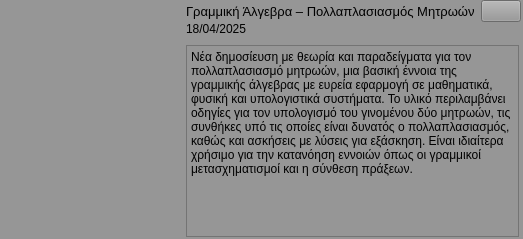
                         <widget class="QWidget" name="widget_30" native="true">
                          <property name="minimumSize">
                           <size>
                            <width>0</width>
                            <height>0</height>
                           </size>
                          </property>
                          <property name="maximumSize">
                           <size>
                            <width>16777215</width>
                            <height>16777215</height>
                           </size>
                          </property>
                          <property name="styleSheet">
                           <string notr="true">background-color: rgb(150, 150, 150);</string>
                          </property>
                          <layout class="QHBoxLayout" name="horizontalLayout_13">
                           <property name="spacing">
                            <number>7</number>
                           </property>
                           <property name="leftMargin">
                            <number>0</number>
                           </property>
                           <property name="topMargin">
                            <number>0</number>
                           </property>
                           <property name="rightMargin">
                            <number>0</number>
                           </property>
                           <property name="bottomMargin">
                            <number>0</number>
                           </property>
                           <item alignment="Qt::AlignLeft">
                            <widget class="QWidget" name="widget_31" native="true">
                             <layout class="QVBoxLayout" name="verticalLayout_28">
                              <property name="leftMargin">
                               <number>0</number>
                              </property>
                              <property name="topMargin">
                               <number>0</number>
                              </property>
                              <property name="rightMargin">
                               <number>0</number>
                              </property>
                              <property name="bottomMargin">
                               <number>0</number>
                              </property>
                              <item>
                               <widget class="QLabel" name="label_28">
                                <property name="minimumSize">
                                 <size>
                                  <width>170</width>
                                  <height>100</height>
                                 </size>
                                </property>
                                <property name="whatsThis">
                                 <string>&lt;html&gt;&lt;head/&gt;&lt;body&gt;&lt;p&gt;&lt;img src=&quot;:/material_design/icons/material_design/unsplash_IyaNci0CyRk.png&quot;/&gt;&lt;/p&gt;&lt;/body&gt;&lt;/html&gt;</string>
                                </property>
                                <property name="styleSheet">
                                 <string notr="true"/>
                                </property>
                                <property name="text">
                                 <string/>
                                </property>
                                <property name="alignment">
                                 <set>Qt::AlignCenter</set>
                                </property>
                               </widget>
                              </item>
                             </layout>
                            </widget>
                           </item>
                           <item>
                            <widget class="QWidget" name="widget_32" native="true">
                             <property name="minimumSize">
                              <size>
                               <width>0</width>
                               <height>0</height>
                              </size>
                             </property>
                             <layout class="QVBoxLayout" name="verticalLayout_29">
                              <property name="spacing">
                               <number>0</number>
                              </property>
                              <property name="topMargin">
                               <number>0</number>
                              </property>
                              <property name="rightMargin">
                               <number>2</number>
                              </property>
                              <property name="bottomMargin">
                               <number>0</number>
                              </property>
                              <item alignment="Qt::AlignTop">
                               <widget class="QWidget" name="widget_33" native="true">
                                <layout class="QGridLayout" name="gridLayout_6">
                                 <property name="leftMargin">
                                  <number>0</number>
                                 </property>
                                 <property name="topMargin">
                                  <number>0</number>
                                 </property>
                                 <property name="rightMargin">
                                  <number>0</number>
                                 </property>
                                 <property name="verticalSpacing">
                                  <number>0</number>
                                 </property>
                                 <item row="1" column="0">
                                  <widget class="QLabel" name="label_29">
                                   <property name="text">
                                    <string>18/04/2025</string>
                                   </property>
                                  </widget>
                                 </item>
                                 <item row="0" column="2">
                                  <widget class="QPushButton" name="pushButton_13">
                                   <property name="sizePolicy">
                                    <sizepolicy hsizetype="Fixed" vsizetype="Fixed">
                                     <horstretch>0</horstretch>
                                     <verstretch>0</verstretch>
                                    </sizepolicy>
                                   </property>
                                   <property name="text">
                                    <string/>
                                   </property>
                                   <property name="icon">
                                    <iconset resource="../Qss/icons/_icons.qrc">
                                     <normaloff>:/feather/icons/feather/arrow-right.png</normaloff>:/feather/icons/feather/arrow-right.png</iconset>
                                   </property>
                                   <property name="autoDefault">
                                    <bool>false</bool>
                                   </property>
                                  </widget>
                                 </item>
                                 <item row="0" column="0" colspan="2">
                                  <widget class="QLabel" name="label_30">
                                   <property name="font">
                                    <font>
                                     <pointsize>10</pointsize>
                                     <italic>false</italic>
                                     <bold>false</bold>
                                     <underline>false</underline>
                                     <strikeout>false</strikeout>
                                     <kerning>true</kerning>
                                    </font>
                                   </property>
                                   <property name="text">
                                    <string>Γραμμική Άλγεβρα – Πολλαπλασιασμός Μητρωών</string>
                                   </property>
                                   <property name="textFormat">
                                    <enum>Qt::AutoText</enum>
                                   </property>
                                   <property name="scaledContents">
                                    <bool>false</bool>
                                   </property>
                                   <property name="wordWrap">
                                    <bool>false</bool>
                                   </property>
                                  </widget>
                                 </item>
                                </layout>
                               </widget>
                              </item>
                              <item>
                               <widget class="QWidget" name="widget_34" native="true">
                                <layout class="QVBoxLayout" name="verticalLayout_30">
                                 <property name="spacing">
                                  <number>0</number>
                                 </property>
                                 <property name="leftMargin">
                                  <number>0</number>
                                 </property>
                                 <property name="topMargin">
                                  <number>0</number>
                                 </property>
                                 <property name="rightMargin">
                                  <number>2</number>
                                 </property>
                                 <property name="bottomMargin">
                                  <number>2</number>
                                 </property>
                                 <item>
                                  <widget class="QTextBrowser" name="textBrowser_6">
                                   <property name="html">
                                    <string>&lt;!DOCTYPE HTML PUBLIC &quot;-//W3C//DTD HTML 4.0//EN&quot; &quot;http://www.w3.org/TR/REC-html40/strict.dtd&quot;&gt;
&lt;html&gt;&lt;head&gt;&lt;meta name=&quot;qrichtext&quot; content=&quot;1&quot; /&gt;&lt;meta charset=&quot;utf-8&quot; /&gt;&lt;style type=&quot;text/css&quot;&gt;
p, li { white-space: pre-wrap; }
hr { height: 1px; border-width: 0; }
li.unchecked::marker { content: &quot;\2610&quot;; }
li.checked::marker { content: &quot;\2612&quot;; }
&lt;/style&gt;&lt;/head&gt;&lt;body style=&quot; font-family:'Sans Serif'; font-size:9pt; font-weight:400; font-style:normal;&quot;&gt;
&lt;p style=&quot; margin-top:0px; margin-bottom:0px; margin-left:0px; margin-right:0px; -qt-block-indent:0; text-indent:0px;&quot;&gt;&lt;span style=&quot; font-family:'MS Shell Dlg 2';&quot;&gt;Νέα δημοσίευση με θεωρία και παραδείγματα για τον πολλαπλασιασμό μητρωών, μια βασική έννοια της γραμμικής άλγεβρας με ευρεία εφαρμογή σε μαθηματικά, φυσική και υπολογιστικά συστήματα. Το υλικό περιλαμβάνει οδηγίες για τον υπολογισμό του γινομένου δύο μητρωών, τις συνθήκες υπό τις οποίες είναι δυνατός ο πολλαπλασιασμός, καθώς και ασκήσεις με λύσεις για εξάσκηση. Είναι ιδιαίτερα χρήσιμο για την κατανόηση εννοιών όπως οι γραμμικοί μετασχηματισμοί και η σύνθεση πράξεων.&lt;/span&gt;&lt;/p&gt;&lt;/body&gt;&lt;/html&gt;</string>
                                   </property>
                                  </widget>
                                 </item>
                                </layout>
                               </widget>
                              </item>
                             </layout>
                            </widget>
                           </item>
                          </layout>
                         </widget>
